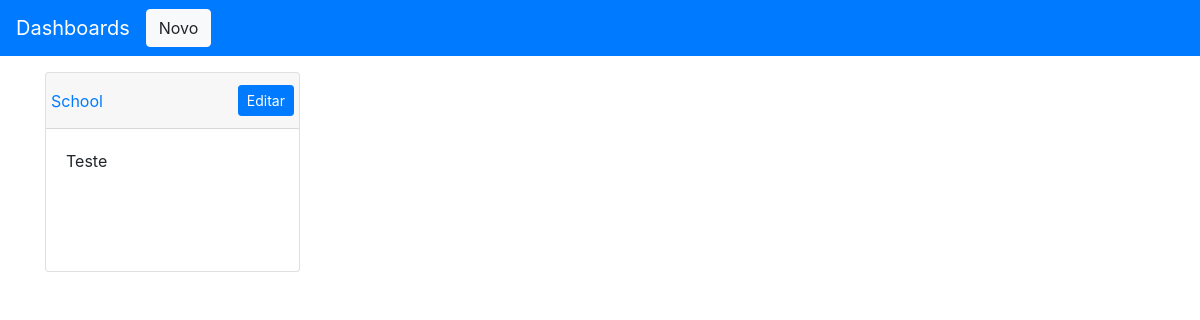
The app's page /, older data.
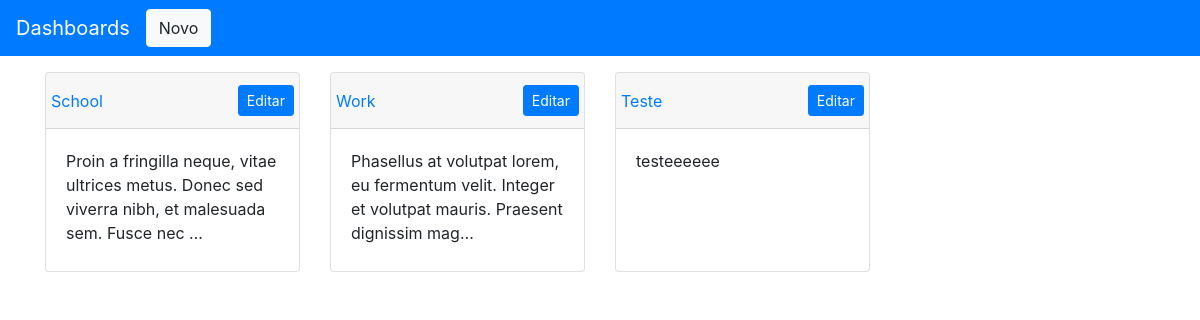
The same page, newer data.
### app/models.py (models this page shows, shortened)
class Dashboard(models.Model):
    title = models.CharField(max_length=200)
    description = models.TextField()

### app/views.py (the view)
# urls.py: path('', views.dashboard_list, name='dashboard_list'),
def dashboard_list(request):
    dashboards = Dashboard.objects.all()
    return render(request, "app/dashboard_list.html", {'dashboards': dashboards})

### app/templates/app/dashboard_list.html
{% extends 'app/base.html' %}
{% block content %}
	<div class="row">
	    {% for dashboard in dashboards %}
	    <div class="col-md-3 mt-3">
	    	<div class="card">
	        	<div class="card-header">
	        		<div class="row justify-content-between">
		        		<div class="align-self-center">
		        			<a href="{% url 'dashboard_detail' pk=dashboard.pk %}">{{ dashboard.title }}</a>
		        		</div>
		        		<div class="align-self-center">
		        			<a href="{% url 'dashboard_edit' pk=dashboard.pk %}" class="btn btn-sm btn-primary">Editar</a>
		        		</div>
		        	</div>
	        	</div>
	        	<div class="card-body">
	        		{{ dashboard.description|truncatechars:100 }}
	        	</div>
	        </div>
	    </div>
	    {% endfor %}
	</div>
{% endblock %}

Row changes from the older to the newer data that the page shows:
changed Dashboard "School": description "Teste" → "Proin a fringilla neque, vitae ultrices metus. Donec sed viverra nibh, et malesuada sem. Fusce nec …"
added Dashboard: title "Work", description "Phasellus at volutpat lorem, eu fermentum velit. Integer et volutpat mauris. Praesent dignissim mag…"
added Dashboard: title "Teste", description "testeeeeee"
